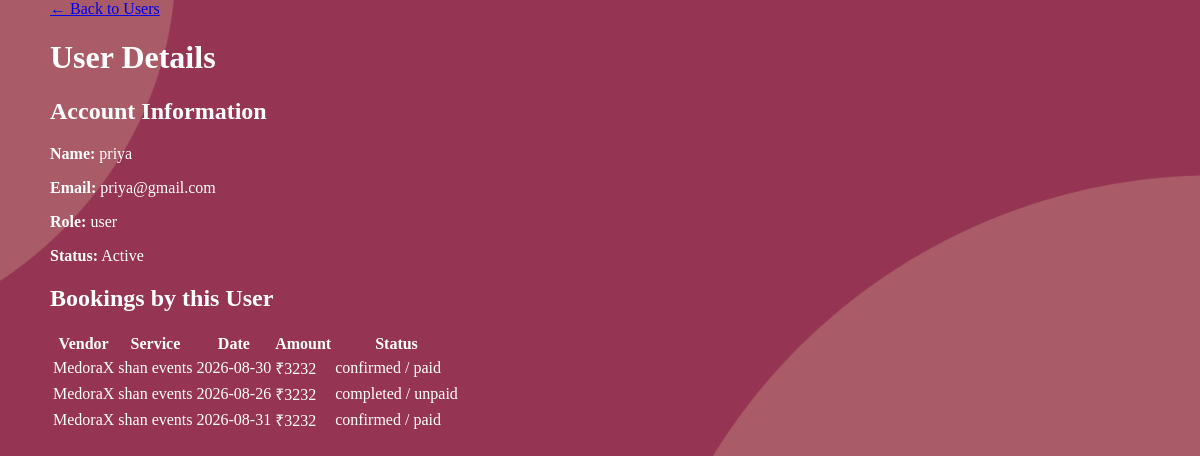
Screenshot of /admin/view_user/16 (signed in) with the database file from the repository.
### tables this page shows
CREATE TABLE users (
            id INTEGER PRIMARY KEY AUTOINCREMENT,
            full_name TEXT NOT NULL,
            email TEXT UNIQUE NOT NULL,
            password TEXT NOT NULL,
            role TEXT CHECK(role IN ('user', 'admin', 'eventmanager')) NOT NULL,
            is_approved INTEGER DEFAULT 0, -- 0=Pending, 1=Approved by Admin
            created_at TIMESTAMP DEFAULT CURRENT_TIMESTAMP
        , reset_otp TEXT, is_active INTEGER DEFAULT 1);

CREATE TABLE bookings (
            id INTEGER PRIMARY KEY AUTOINCREMENT,
            client_id INTEGER NOT NULL,
            manager_id INTEGER NOT NULL,
            service_id INTEGER,
            event_date DATE NOT NULL,
            status TEXT DEFAULT 'pending', -- pending, confirmed, rejected
            total_amount REAL,
            payment_status TEXT DEFAULT 'unpaid',
            created_at TIMESTAMP DEFAULT CURRENT_TIMESTAMP, client_phone TEXT, client_message TEXT, selected_package TEXT, event_location TEXT, cancelled_by TEXT, cancel_reason TEXT, transaction_id TEXT, receipt_number TEXT, cf_order_id TEXT,
            FOREIGN KEY (client_id) REFERENCES users (id),
            FOREIGN KEY (manager_id) REFERENCES users (id),
            FOREIGN KEY (service_id) REFERENCES services (id)
        );

CREATE TABLE manager_profiles (
            id INTEGER PRIMARY KEY AUTOINCREMENT,
            user_id INTEGER NOT NULL,
            business_name TEXT NOT NULL,
            phone TEXT NOT NULL,
            license_path TEXT, -- Path to uploaded JPEG/PDF license
            bio TEXT,
            base_price REAL DEFAULT 0.0,
            rating REAL DEFAULT 0.0, profile_pic TEXT, location TEXT, -- For the "Ratings/Reviews system"
            FOREIGN KEY (user_id) REFERENCES users (id) ON DELETE CASCADE
        );

CREATE TABLE services (
                id INTEGER PRIMARY KEY AUTOINCREMENT,
                manager_id INTEGER NOT NULL,
                category TEXT,
                service_name TEXT NOT NULL,
                service_location TEXT,       
                services_offered TEXT,       
                experience_years INTEGER,    
                pricing TEXT,                
                images TEXT,                 
                description TEXT, unavailable_dates TEXT, pkg_basic_name TEXT DEFAULT 'Basic (Silver)', pkg_basic_price REAL DEFAULT 0.0, pkg_basic_desc TEXT, pkg_premium_name TEXT DEFAULT 'Premium (Gold)', pkg_premium_price REAL DEFAULT 0.0, pkg_premium_desc TEXT, pkg_luxury_name TEXT DEFAULT 'Luxury (Platinum)', pkg_luxury_price REAL DEFAULT 0.0, pkg_luxury_desc TEXT, package_tier TEXT DEFAULT 'Standard', is_active INTEGER DEFAULT 1,
                FOREIGN KEY (manager_id) REFERENCES users (id) ON DELETE CASCADE
            );

### app.py (the view)
@app.route('/admin/view_user/<int:user_id>')
def admin_view_user(user_id):
    if 'user_id' not in session or session['role'] != 'admin':
        return redirect(url_for('index'))
    conn = get_db_connection()
    user = conn.execute("SELECT * FROM users WHERE id=? AND role='user'", (user_id,)).fetchone()
    if not user:
        conn.close()
        flash("User not found.")
        return redirect(url_for('admin_users'))
    bookings = conn.execute('''
        SELECT b.*, m.business_name, s.service_name
        FROM bookings b
        JOIN manager_profiles m ON b.manager_id=m.user_id
        LEFT JOIN services s ON b.service_id=s.id
        WHERE b.client_id=? ORDER BY b.created_at DESC
    ''', (user_id,)).fetchall()
    conn.close()
    return render_template('admin_view_user.html', user=user, bookings=bookings)

### app.py (called while the page is built)
def get_db_connection():
    conn = sqlite3.connect('database.db', timeout=10)
    conn.row_factory = sqlite3.Row
    conn.execute("PRAGMA foreign_keys = ON")
    return conn

### frontend/templates/admin_view_user.html
<!DOCTYPE html><html lang="en"><head><meta charset="UTF-8"><meta name="viewport" content="width=device-width, initial-scale=1"><title>User Details | Evenzo Admin</title><link rel="stylesheet" href="{{ url_for('static', filename='styles.css') }}"></head><body><main class="main" style="margin:0 auto;max-width:1100px"><a href="{{ url_for('admin_users') }}" class="btn btn-outline">← Back to Users</a><h1>User Details</h1><div class="card"><h2>Account Information</h2><p><strong>Name:</strong> {{ user.full_name }}</p><p><strong>Email:</strong> {{ user.email }}</p><p><strong>Role:</strong> {{ user.role }}</p><p><strong>Status:</strong> {{ 'Active' if user.is_active else 'Inactive' }}</p></div><div class="card"><h2>Bookings by this User</h2>{% if bookings %}<table><tr><th>Vendor</th><th>Service</th><th>Date</th><th>Amount</th><th>Status</th></tr>{% for b in bookings %}<tr><td>{{ b.business_name }}</td><td>{{ b.service_name or '—' }}</td><td>{{ b.event_date }}</td><td>₹{{ '%.0f'|format(b.total_amount or 0) }}</td><td>{{ b.status }} / {{ b.payment_status }}</td></tr>{% endfor %}</table>{% else %}<p>No bookings found.</p>{% endif %}</div></main></body></html>

### frontend/static/styles.css (style rules this page uses)
body { margin: 0; padding: 0; background: url('/static/images/5.png'); color: white; background-size: cover; background-position: center; background-attachment: fixed; }
body { animation: fadeIn 0.8s ease-out; }
.main { animation: fadeIn 1s ease-out; }

### rows the page displays
users: full_name "priya", email "priya@gmail.com", role "user", is_active "Active"
bookings: business_name "MedoraX", service_name "shan events", event_date "2026-08-30", total_amount "3232", status "confirmed", payment_status "paid"
bookings: business_name "MedoraX", service_name "shan events", event_date "2026-08-26", total_amount "3232", status "completed", payment_status "unpaid"
bookings: business_name "MedoraX", service_name "shan events", event_date "2026-08-31", total_amount "3232", status "confirmed", payment_status "paid"
